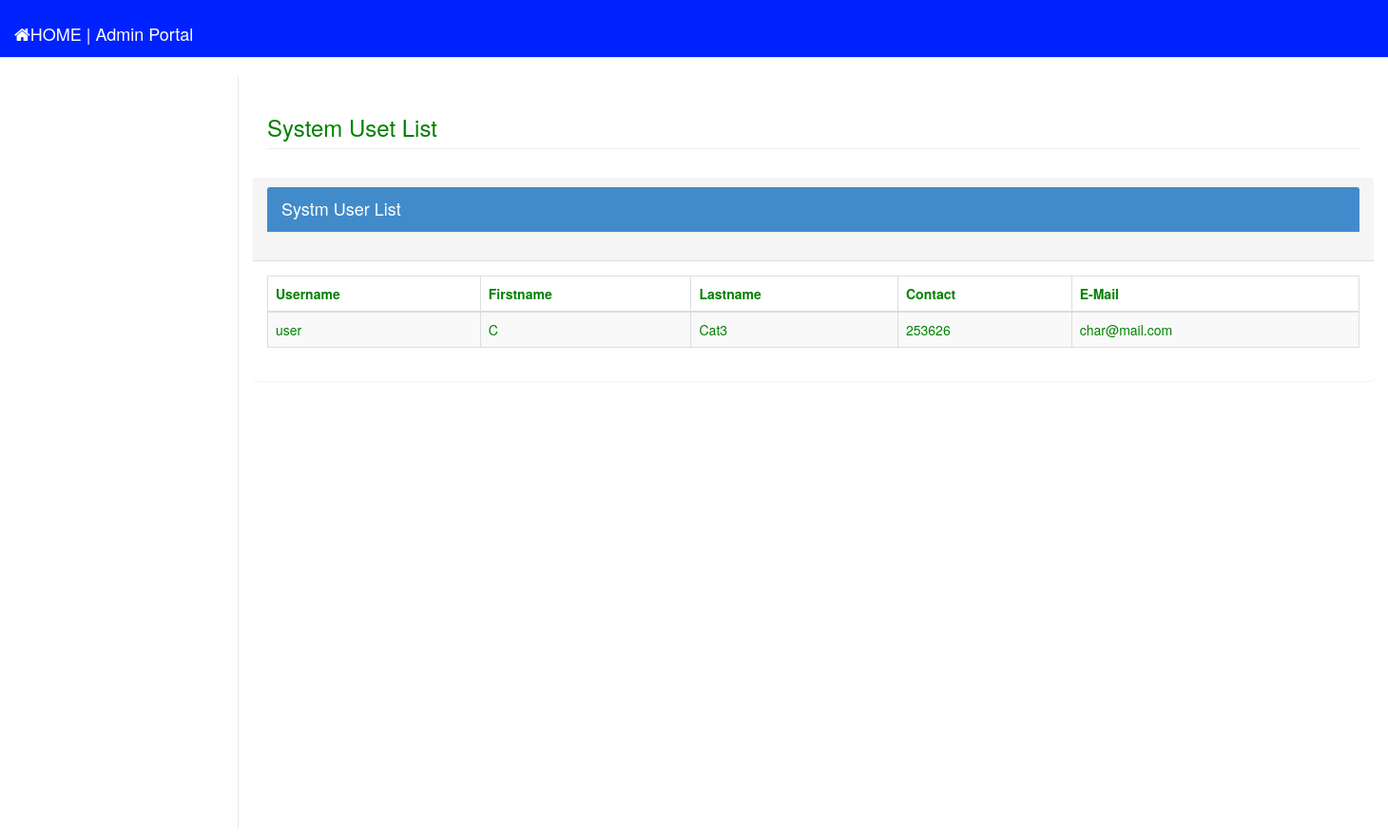
/admin2/user.php (signed in), run on the app's committed database.
### tables this page shows
CREATE TABLE `users` (
  `user_id` int(11) NOT NULL,
  `username` varchar(100) NOT NULL,
  `password` varchar(100) NOT NULL,
  `firstname` varchar(100) NOT NULL,
  `lastname` varchar(100) NOT NULL,
  `Phone` int(100) NOT NULL DEFAULT '260',
  `email` varchar(100) NOT NULL
);

### admin2/user.php (the view, shortened to what this page needs)
<?php include ('head.php');?>
<body>
    <div id="wrapper">
        <?php include ('side_bar.php');?>
        <div id="page-wrapper">
            <div class="row">
                <div class="col-lg-12">
                    <h3 class="page-header">System Uset List</h3><p>
                </div>
				<hr/><br clear= all></p>
                    <div class="panel panel-default">
                        <div class="panel-heading">
                            <h4 class="modal-title" id="myModalLabel">
												<div class="panel panel-primary">
													<div class="panel-heading">
														Systm User List
													</div>
												</div>
											</h4>
                        </div>
                        <div class="panel-body">
                            <div class="table-responsive">
                                <table class="table table-striped table-bordered table-hover" id="dataTables-example">
                                    <thead>
                                        <tr>
                                            <th>Username</th>
                                            <th>Firstname</th>
                                            <th>Lastname</th>
                                            <th>Contact</th>
                                            <th>E-Mail</th>
                                        </tr>
                                    </thead>
                                    <tbody>
                                        <tr>
										<?php
										require 'dbcon.php';
										$query = $conn->query("SELECT * FROM users ORDER BY user_id DESC");
										while($row = $query->fetch_array()){
										?>
											<td><?php echo $row ['username'];?></td>
                                            <td><?php echo $row ['firstname'];?></td>
                                            <td><?php echo $row ['lastname'];?></td>
                                            <td><?php echo $row ['Phone']; ?></td>
                                            <td><?php echo $row ['email']; ?></td>
                                        </tr>
                                       <?php } ?>
                                    </tbody>
                                </table>
                            </div>
                        </div>
                    </div>
            </div>
        </div>
</body>
</html>

### admin2/css/sb-admin-2.css (style rules this page uses)
body { background-color: #f8f8f8; }
#wrapper { width: 100%; }
#page-wrapper { padding: 0 15px; min-height: 568px; background-color: #fff; }
@media (min-width:768px) { #page-wrapper { position: inherit; margin: 0 0 0 250px; padding: 0 30px; border-left: 1px solid #e7e7e7; } }

### admin2/css/MyStyles.css (style rules this page uses)
body { background-color: white; background-size: 100%; color: green; }
#wrapper { background-color: white; padding-bottom: 20px; }
.panel { border: none; }

### data on the page
users: username "user", firstname "C", lastname "Cat3", Phone "253626", email "char@mail.com"
